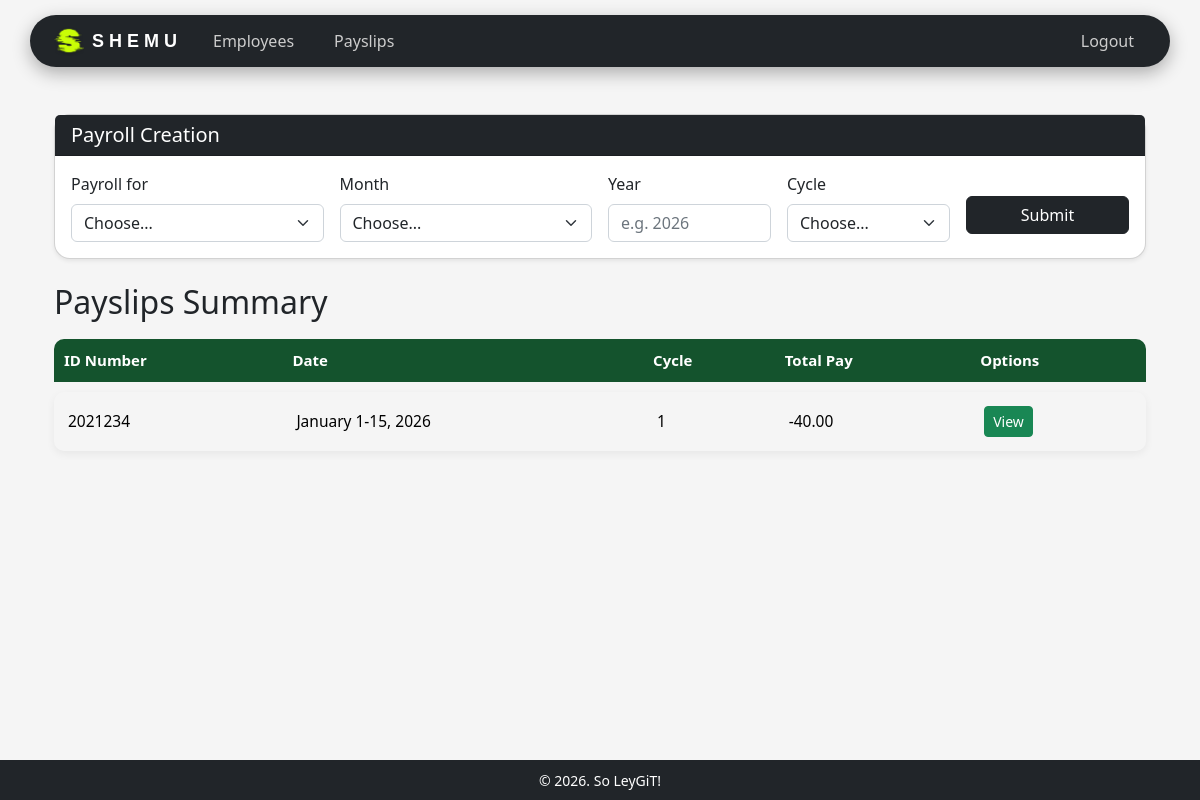
The page /payslips/ (signed in) on the database as committed earlier.
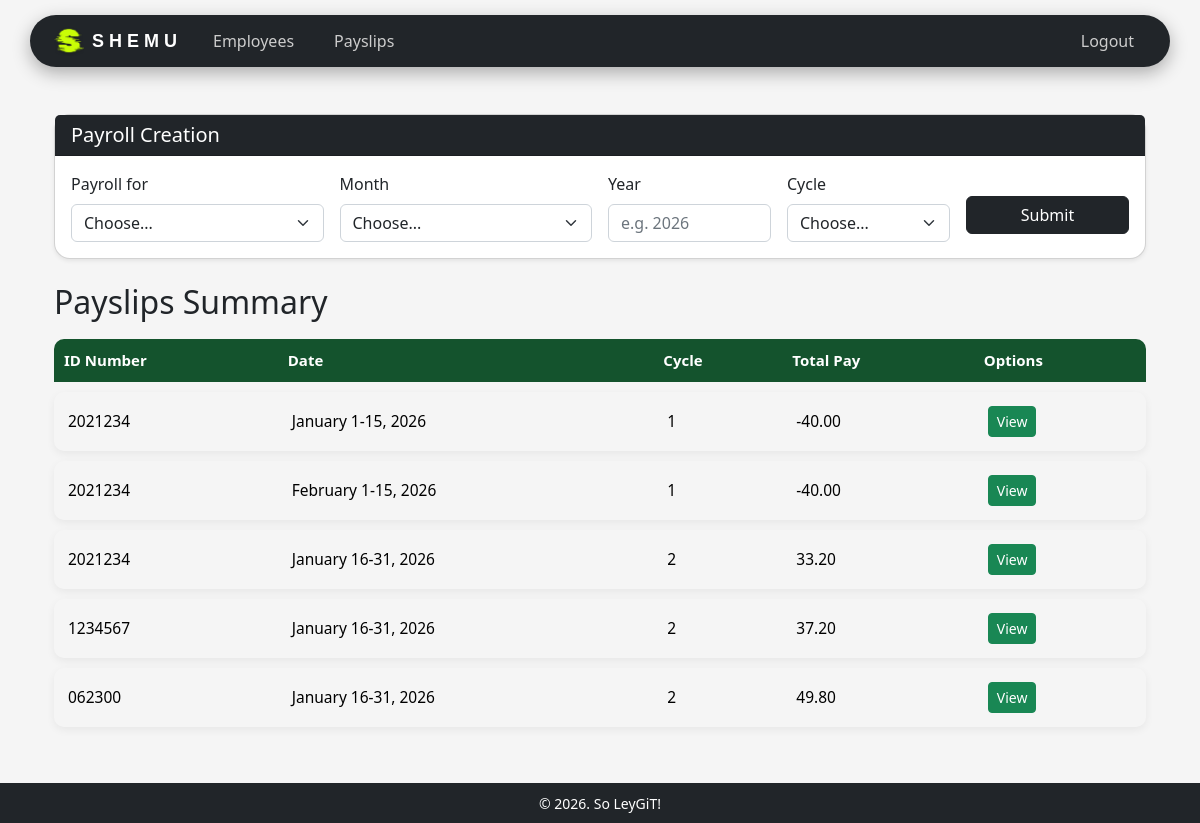
The same page on the database as committed later.
### payroll_app/models.py (models this page shows, shortened)
class Payslip(models.Model):
    id_number = models.ForeignKey(Employee, on_delete=models.CASCADE)
    month = models.CharField(max_length=50)
    date_range = models.CharField(max_length=100)
    year = models.CharField(max_length=100)
    pay_cycle = models.IntegerField()
    rate = models.FloatField()
    earnings_allowance = models.FloatField()
    deductions_tax = models.FloatField()
    deductions_health = models.FloatField()
    pag_ibig = models.FloatField()
    sss = models.FloatField()
    overtime = models.FloatField()
    total_pay = models.FloatField()

class Employee(models.Model):
    user = models.OneToOneField(User, on_delete=models.CASCADE, null=True, blank=True)
    name = models.CharField(max_length=200)
    id_number = models.CharField(max_length=200, primary_key=True) # use <str:pk> when linking here
    rate = models.FloatField()
    overtime_pay = models.FloatField(null=True, blank=True, default=0)
    allowance = models.FloatField(null=True, blank=True, default=0)

### payroll_app/views.py (the view, shortened to what this page needs)
# urls.py: path('payslips/', views.payslips_view, name='payslips'),
@login_required
def payslips_view(request):
    if request.user.is_staff:
        payslips = Payslip.objects.all()
        employees = Employee.objects.all()
    months = ['January', 'February', 'March', 'April', 'May', 'June', 'July', 'August', 'September', 'October', 'November', 'December']
    if request.method == 'POST' and not request.user.is_staff:
        return redirect('payslips')
    context = {
        'payslips': payslips,
        'employees': employees,
        'months': months,
    }
    return render(request, 'payroll_app/payslips.html', context)

### payroll_app/templates/payroll_app/payslips.html (shortened to what this page needs)
{% extends 'payroll_app/base.html' %}
{% block content %}
<div class="container">
     {% if user.is_staff %}
     <div class="card shadow-sm mb-4">
        <div class="card-header bg-dark text-white">
            <h5 class="mb-0">Payroll Creation</h5>
        </div>
        <div class="card-body">
            <form method="POST">
                <div class="row g-3 align-item-end">
                    <div class="col-md-3">
                        <label class="form-label">Payroll for</label>
                        <select name="payroll_for" class="form-select" required>
                            <option value="">Choose...</option>
                        </select>
                    </div>
                    <div class="col-md-3">
                        <label class="form-label">Month</label>
                        <select name="month" class="form-select" required>
                            <option value="">Choose...</option>
                        </select>
                    </div>
                    <div class="col-md-2">
                        <label class="form-label">Year</label>
                        <input type="text" name="year" class="form-control" placeholder="e.g. 2026" required>
                    </div>
                    <div class="col-md-2">
                        <label class="form-label">Cycle</label>
                        <select name="cycle" class="form-select" required>
                            <option value="">Choose...</option>
                        </select>
                    </div>
                    <div class="col-md-2 pt-4">
                        <button type="submit" class="btn btn-dark w-100">Submit</button>
                    </div>
                </div>
            </form>
        </div>
     </div>
     {% endif %}
    <h2>Payslips Summary</h2>
    <table class="table modern-table">
        <thead class="table-dark">
            <tr>
                <th>ID Number</th>
                <th>Date</th>
                <th>Cycle</th>
                <th>Total Pay</th>
                <th>Options</th>
            </tr>
        </thead>
        <tbody>
            {% for slip in payslips %}
            <tr>
                <td>{{ slip.id_number.id_number }}</td>
                <td>{{ slip.month }} {{ slip.date_range }}, {{ slip.year }}</td>
                <td>{{ slip.pay_cycle }}</td>
                <td>{{ slip.total_pay|floatformat:2 }}</td>
                <td>
                    <a href="{% url 'view_payslip' slip.pk %}" class="btn btn-success btn-sm">View</a>
                </td>
            </tr>
            {% empty %}
            <tr>
                <td colspan="5" class="text-center">No payslips yet.</td>
            </tr>
            {% endfor %}
        </tbody>
    </table>
</div>
{% endblock %}

### payroll_app/templates/payroll_app/base.html (shortened to what this page needs)
{% load static %}
<!DOCTYPE html>
<html lang="en">
<head>
    <link rel="stylesheet" href="{% static 'bootstrap/css/bootstrap.min.css' %}">
    <link rel="stylesheet" href="{% static 'bootstrap/css/custom.css' %}">
</head>
<body class="d-flex flex-column min-vh-100">
    {% block navbar %}
    <div class="navbar-wrapper">
        <nav class="navbar navbar-dark bg-dark rounded-nav">
            <div class="container-fluid d-flex align-items-center px-4">
                <div class="d-flex align-items-center">
                    <img src="{% static 'bootstrap/images/logo.png' %}" alt="logo" width="30" height="30" class="me-2">
                    <span class="brand-text">S H E M U</span>
                </div>
                <div class="d-flex align-items-center ms-4">
                    {% if user.is_authenticated %}
                    {% if user.is_staff %}
                    <a href="{% url 'employee_list' %}" class="nav-btn me-3 text-decoration-none">
                        Employees
                    </a>
                    {% endif %}
                    <a href="{% url 'payslips' %}" class="nav-btn text-decoration-none">Payslips</a>
                    {% endif %}
                </div>
                <div class="ms-auto">
                    {% if user.is_authenticated %}
                    <form method="POST" action="{% url 'logout' %}">
                        <button type="submit" class="nav-btn border-0 text-decoration-none">
                            Logout
                        </button>
                    </form>
                    {% endif %}
                </div>
            </div>
        </nav>
    </div>
    {% endblock %}
    <div class="container mt-4 flex-grow-1">
        {% block content %}{% endblock %}
    </div>
    <footer class="bg-dark text-white text-center py-2 mt-auto">
        <small>&copy; 2026. So LeyGiT!</small>
    </footer>
</body>
</html>

Rows that differ between the two databases and show on the page:
added Payslip: id_number.id_number "2021234", month "February", date_range "1-15", year "2026", pay_cycle "1", total_pay "-40.00"
added Payslip: id_number.id_number "2021234", month "January", date_range "16-31", year "2026", pay_cycle "2", total_pay "33.20"
added Payslip: id_number.id_number "1234567", month "January", date_range "16-31", year "2026", pay_cycle "2", total_pay "37.20"
added Payslip: id_number.id_number "062300", month "January", date_range "16-31", year "2026", pay_cycle "2", total_pay "49.80"
